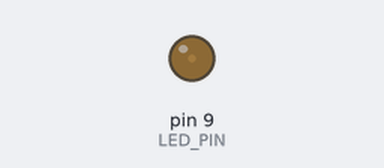
The sketch below on a simulated Arduino Uno, built with avr-gcc and run on an emulated ATmega328P. Shown: output pins drawn as LEDs (lit = HIGH).

Above: at 0.05 s.
At 0.45 s:
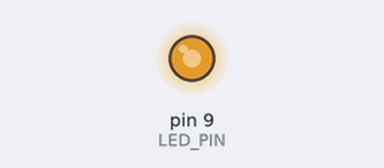
At 0.75 s:
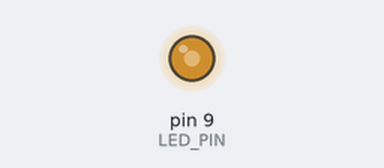
At 0.9 s:
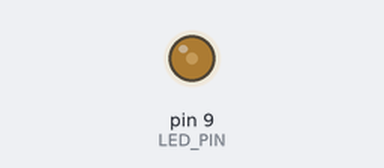
Timing chart, 0 to 3.0 s (numbered marks = the images above):
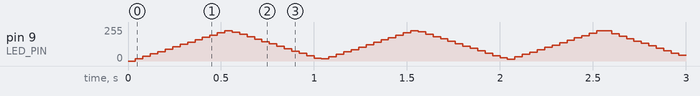

The sketch:

06P17.ino
```cpp
#define LED_PIN    9
#define STEP_MS    5

int duty = 0;
int period=0;
bool up = true;
unsigned long lastUpdate = 0;
int onTime=0;

void setup() {
  pinMode(LED_PIN, OUTPUT);
  set_period();
}

void loop() {

  if (millis() - lastUpdate >= STEP_MS) {
    lastUpdate = millis();
    set_duty();
    onTime = (period * duty) / 100;
  }
  digitalWrite(LED_PIN, HIGH);
  delayMicroseconds(onTime);
  digitalWrite(LED_PIN, LOW);
  delayMicroseconds(period- onTime);
}

void set_duty() {
  if (up) duty++;
  else duty--;

  if (duty > 99) { duty = 100; up = false; }
  if (duty < 1)   { duty = 0;   up = true;  }
}

void set_period() {
  period = 100;
}
```
